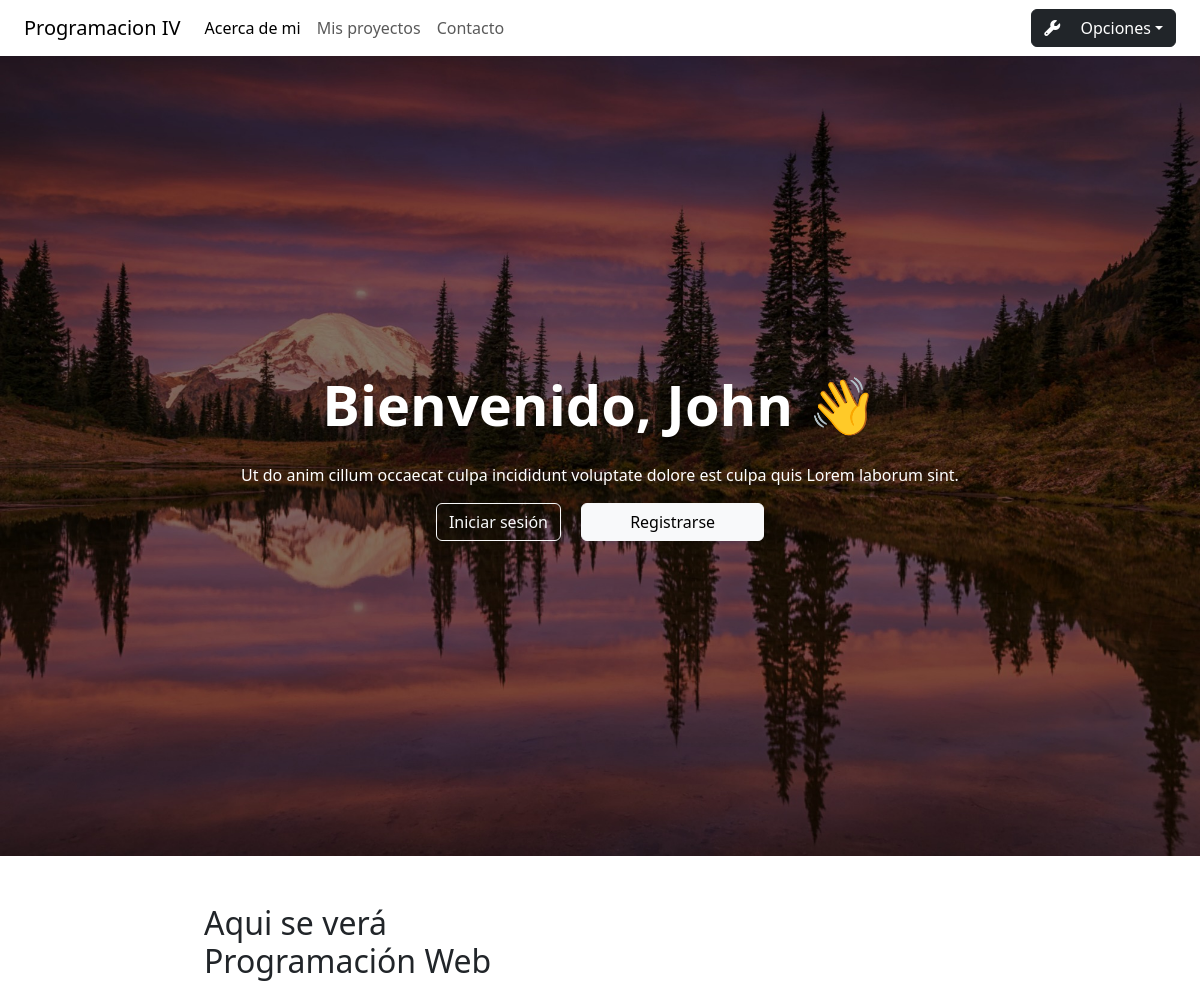
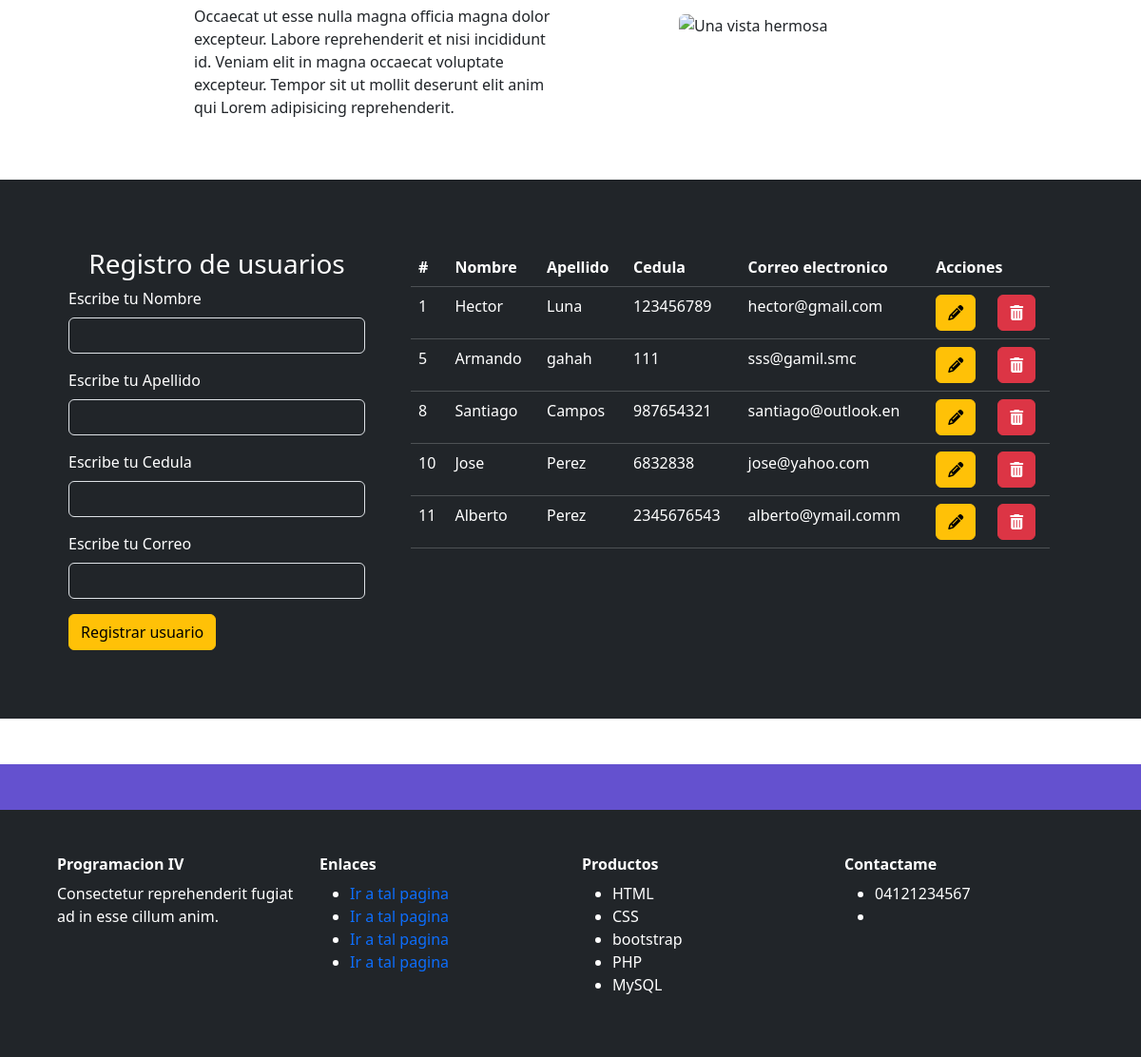
Page /mi_pagina_web.php (signed in) on the committed database (2 pictures, top to bottom).
### tables this page shows
CREATE TABLE `usuarios` (
  `id` int(11) NOT NULL,
  `nombre` varchar(255) NOT NULL,
  `apellido` varchar(255) NOT NULL,
  `cedula` varchar(20) NOT NULL,
  `email` varchar(255) NOT NULL
);

### mi_pagina_web.php (the view, shortened to what this page needs)
<!DOCTYPE html>
<html lang="en">
<head>
    <link href="https://cdn.jsdelivr.net/npm/bootstrap@5.3.6/dist/css/bootstrap.min.css" rel="stylesheet"
>
</head>
<header>
    <nav class="navbar navbar-expand-lg">
        <div class="navbar-nav ms-4 me-auto">
            <a class="navbar-brand" href="#">Programacion IV</a>
            <div class="collapse navbar-collapse" id="navbarNav">
                <ul class="navbar-nav">
                    <li class="nav-item">
                        <a class="nav-link active" aria-current="page" href="#about">Acerca de mi</a>
                    </li>
                    <li class="nav-item">
                        <a class="nav-link" href="#">Mis proyectos</a>
                    </li>
                    <li class="nav-item">
                        <a class="nav-link" href="#">Contacto</a>
                    </li>
                </ul>
            </div>
        </div>
        <div>
            <div class="me-4 dropdown">
                <a class="btn btn-dark dropdown-toggle" href="#" role="button" data-bs-toggle="dropdown" aria-expanded="false"><i class="fa-solid fa-wrench me-3"></i> Opciones</a>
            </div>
        </div>
    </nav>
</header>
<body>
    <section id="intro">
        <div class="container-fluid d-flex text-white align-items-center text-center justify-content-center"
            style="background-image: url(assets/images/ladscape_prueba_darken.JPG); height: 100vh; background-size: cover; background-position: center;">
            <div>
                <h1 style="font-size: 56px;"><b>Bienvenido, <?php echo $_SESSION["user"]?> 👋</b></h1>
                <p class="mt-4">Ut do anim cillum occaecat culpa incididunt voluptate dolore est culpa quis Lorem
                    laborum sint.</p>
                <button type="button" class="btn btn-outline-light me-3">Iniciar sesión</button>
                <button type="button" class="btn btn-light px-5">Registrarse</button>
            </div>
        </div>
    </section>
    <section id="about" class="mt-5">
        <div class="row align-items-center">
            <div class="col-lg-4 offset-lg-2 offset-1 col-10">
                <h2>Aqui se verá Programación Web</h2>
                <p class="mt-3">Occaecat ut esse nulla magna officia magna dolor excepteur. Labore reprehenderit et nisi
                    incididunt id. Veniam elit in magna occaecat voluptate excepteur. Tempor sit ut mollit deserunt elit
                    anim qui Lorem adipisicing reprehenderit.</p>
            </div>
            <div class="col-lg-3 offset-lg-1 offset-1 col-10">
                <img src="assets/images/ladscape_prueba.jpg" class="img-fluid rounded" alt="Una vista hermosa">
            </div>
        </div>
    </section>
    <section id="contacto" class="bg-dark p-5 text-white mt-5">
        <div class="container-fluid row">
            <form class="col-lg-4 col-sm-12 p-4" method="POST">
                <h3 class="text-center">Registro de usuarios</h3>
                <div class="mb-3">
                    <label for="formNombreLabel" class="form-label">Escribe tu Nombre</label>
                    <input type="text" class="form-control bg-dark text-white" name="nombre">
                </div>
                <div class="mb-3">
                    <label for="formApellidoLabel" class="form-label">Escribe tu Apellido</label>
                    <input type="text" class="form-control bg-dark text-white" name="apellido">
                </div>
                <div class="mb-3">
                    <label for="formCedulaLabel" class="form-label">Escribe tu Cedula</label>
                    <input type="number" class="form-control bg-dark text-white" name="cedula">
                </div>
                <div class="mb-3">
                    <label for="formCorreoLabel" class="form-label">Escribe tu Correo</label>
                    <input type="email" class="form-control bg-dark text-white" name="correo">
                </div>
                <button type="submit" class="btn btn-warning" name="btnregistrar" value="ok">Registrar usuario</button>
            </form>
            <div class="col-lg-8 col-sm-12 p-4 table-responsive">
                <table class="table table-hover table-dark">
                    <thead>
                        <tr>
                            <th>#</th>
                            <th>Nombre</th>
                            <th>Apellido</th>
                            <th>Cedula</th>
                            <th>Correo electronico</th>
                            <th colspan="2">Acciones</th>
                        </tr>
                    </thead>
                    <tbody>
                        <?php
                        include "model/conn.php";
                        $sql = $conn->query("select * from usuarios");
                        while ($datos = $sql->fetch_object()) { ?>
                            <tr>
                                <td><?= $datos->id ?></td>
                                <td><?= $datos->nombre ?></td>
                                <td><?= $datos->apellido ?></td>
                                <td><?= $datos->cedula ?></td>
                                <td><?= $datos->email ?></td>
                                <td>
                                    <a href="edit_index.php?id=<?= $datos->id ?>" class="btn btn-small btn-warning"><i
                                            class="fa-solid fa-pencil"></i></a>
                                </td>
                                <td>
                                    <a onclick="return confirm('Desear borrar este usuario?')"
                                        href="mi_pagina_web.php?id=<?= $datos->id ?>" class="btn btn-small btn-danger"><i
                                            class="fa-solid fa-trash-can"></i></a>
                                </td>
                            </tr>
                            <?php
                        }
                        ?>
                    </tbody>
                </table>
            </div>
        </div>
    </section>
    <div class="py-4 mt-5" style="background-color: #6451CF;"></div>
    <footer id="footer" class="p-5 bg-dark text-white">
        <div class="container-fluid">
            <div class="row">
                <div class="col col-3">
                    <h6><b>Programacion IV</b></h6>
                    <p>Consectetur reprehenderit fugiat ad in esse cillum anim.</p>
                </div>
                <div class="col col-3">
                    <h6><b>Enlaces</b></h6>
                    <ul>
                        <li><a class="text-decoration-none" href="">Ir a tal pagina</a></li>
                        <li><a class="text-decoration-none" href="">Ir a tal pagina</a></li>
                        <li><a class="text-decoration-none" href="">Ir a tal pagina</a></li>
                        <li><a class="text-decoration-none" href="">Ir a tal pagina</a></li>
                    </ul>
                </div>
                <div class="col col-3">
                    <h6><b>Productos</b></h6>
                    <ul>
                        <li>HTML</li>
                        <li>CSS</li>
                        <li>bootstrap</li>
                        <li>PHP</li>
                        <li>MySQL</li>
                    </ul>
                </div>
                <div class="col col-3">
                    <h6><b>Contactame</b></h6>
                    <ul>
                        <li><a href="tel:04121234567"></a>04121234567</li>
                        <li><a href="mailto:john.doe@email.com"></a></li>
                    </ul>
                </div>
            </div>
        </div>
    </footer>
</body>
</html>

### rows in the picture
usuarios: id "1", nombre "Hector", apellido "Luna", cedula "123456789", email "hector@gmail.com"
usuarios: id "5", nombre "Armando", apellido "gahah", cedula "111", email "sss@gamil.smc"
usuarios: id "8", nombre "Santiago", apellido "Campos", cedula "987654321", email "santiago@outlook.en"
usuarios: id "10", nombre "Jose", apellido "Perez", cedula "6832838", email "jose@yahoo.com"
usuarios: id "11", nombre "Alberto", apellido "Perez", cedula "2345676543", email "alberto@ymail.comm"

### other values in the picture
$_SESSION["user"] "John"
